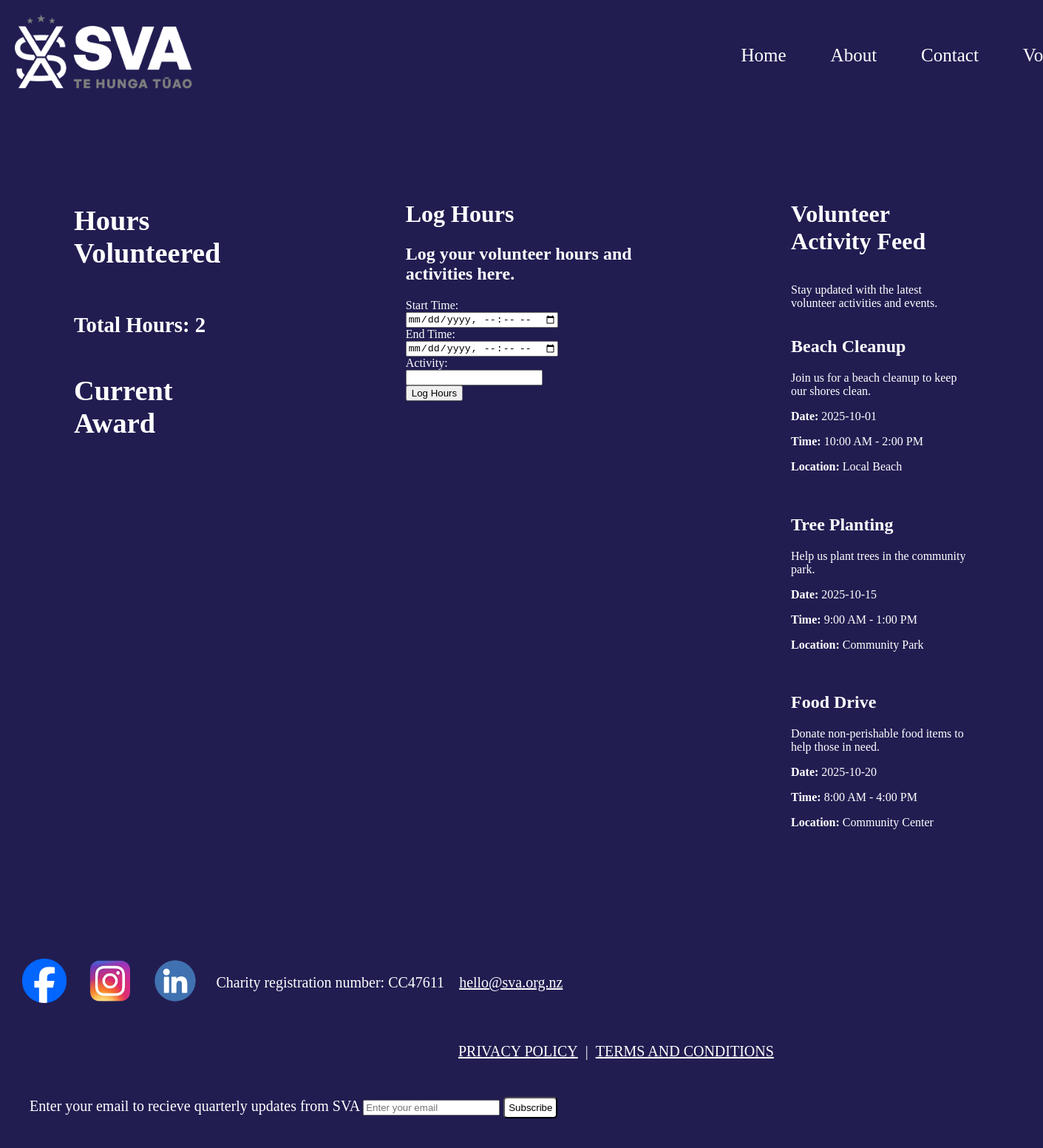
The page /volunteer (signed in) on the database as committed earlier.
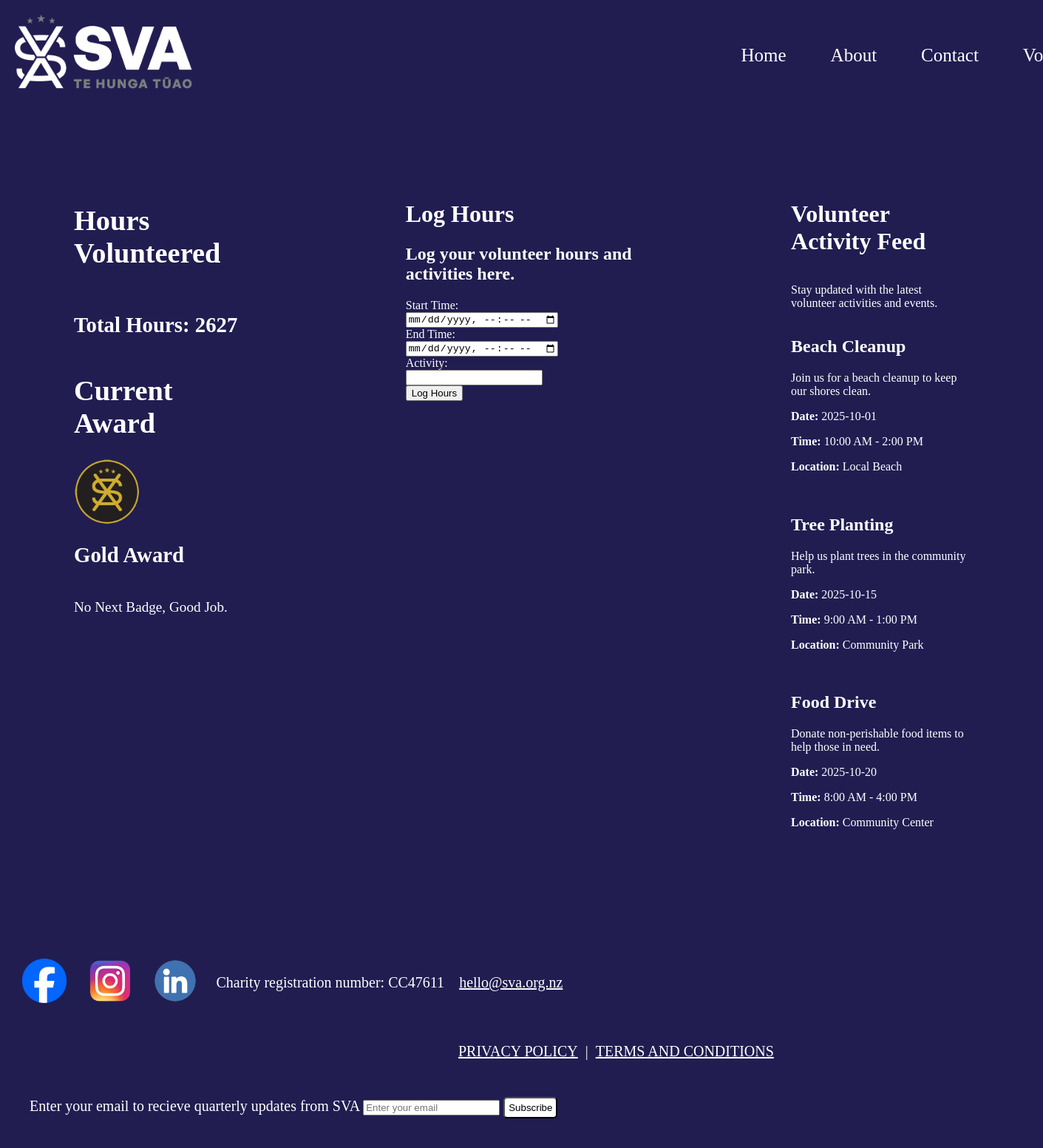
The same page on the database as committed later.
### app.py (models this page shows, shortened)
class User(db.Model):
    id = db.Column(db.Integer, primary_key=True)
    email = db.Column(db.String(80), unique=True, nullable=False)
    password = db.Column(db.String(120), nullable=False)
    first_name = db.Column(db.String(80), nullable=False)
    last_name = db.Column(db.String(80), nullable=False)
    hours = db.Column(db.Integer, nullable=True)
    @property
    def is_authenticated(self):
        return True

### app.py (the view)
@app.route('/volunteer')
@login_required
def volunteer():
    exceeded_24 = request.args.get('exceeded_24', False, type=bool)
    less_than_zero = request.args.get('less_than_zero', False, type=bool)
    invalid_hours = request.args.get('invalid_hours', False, type=bool)
    hours_required = request.args.get('hours_required', False, type=bool)
    hours = current_user.hours
    next_badge, remaining_hours, current_badge = calculate_badge(hours)
    return render_template('volunteer.html', pages=pages, users=users, activities=activities, hours=hours,
                            next_badge=next_badge, remaining_hours=remaining_hours, current_badge=current_badge,
                            exceeded_24=exceeded_24, less_than_zero=less_than_zero, invalid_hours=invalid_hours, hours_required=hours_required)

### app.py (called while the page is built)
@login_manager.user_loader
def load_user(user_id):
    return User.query.get(int(user_id))

### templates/volunteer.html (shortened to what the changed rows need)
<!DOCTYPE html>
<html lang="en">
<head>
    <link rel="stylesheet" href="{{ url_for('static', filename='style.css') }}" type="text/css">
</head>
<body>
    <main>
        <div id="hoursandactivity" style="display: flex;">
            <div style="padding: 100px;">
                <div id='hoursvolunteered' style="display: flex; flex-direction: column; align-items: left; gap: 10px; font-size: larger;">
                <h1>Hours Volunteered</h1>
                <h2>Total Hours: {{ hours }}</h2>
                </div>
                <div id="awards" style="display: flex; flex-direction: column; align-items: left; font-size: larger;">
                    <h1>Current Award</h1>
                    {% if current_badge %}
                        {% if current_badge == "Member Badge" %}
                        <img src="{{ url_for('static', filename='1.-Member-Badge.png') }}" alt="Member_Award" style="height: 90px; width: 90px;">
                        <h2>Member Award</h2>
                        <p>Next Badge in {{remaining_hours}} hours.</p>
                        {% elif current_badge == "Bronze Badge" %}
                        <img src="{{ url_for('static', filename='2.-Bronze-Badge.png') }}" alt="Bronze_Award" style="height: 90; width: 90px;">
                        <h2>Bronze Award</h2>
                        <p>Next Badge in {{remaining_hours}} hours.</p>
                        {% elif current_badge == "Silver Badge" %}
                        <img src="{{ url_for('static', filename='3.-Silver-Badge.png') }}" alt="Silver_Award" style="height: 90px; width: 90px;">
                        <h2>Silver Award</h2>
                        <p>Next Badge in {{remaining_hours}} hours.</p>
                        {% elif current_badge == "Gold Badge" %}
                        <img src="{{ url_for('static', filename='4.-Gold-Badge.png') }}" alt="Gold_Award" style="height: 90px; width: 90px;">
                        <h2>Gold Award</h2>
                        <p>No Next Badge, Good Job.</p>
                        {% endif %}
                    {% else %}
                    <p>No awards earned yet. Keep volunteering to earn badges!</p>
                    <p>Next Badge in {{remaining_hours}} hours.</p>
                    {% endif %}
                </div>
            </div>
            <div style="width: 400px; padding: 100px;">
                <h1>Log Hours</h1>
                <div style="display: flexl; flex-direction: column; gap: 10px;">
                    <h2>Log your volunteer hours and activities here.</h2>
                </div>
            </div>
            <div class="activity-feed" style="padding: 100px;">
                <h1>Volunteer Activity Feed</h1>
                {% if activities %}
                    {% for activity in activities %}
                        <div class="activity-item">
                            <h2>{{ activity.name }}</h2>
                        </div>
                    {% endfor %}
                {% else %}
                    <p>No recent activities found.</p>
                {% endif %}
            </div>
        </div>
    </main>
</body>
</html>

Rows that differ between the two databases and show on the page:
now on this page (row edited): User: hours "2627"
Other text that changed with them:
{{ hours }}: "2" → (not shown)
text now shown: "Gold Award No Next Badge, Good Job."
